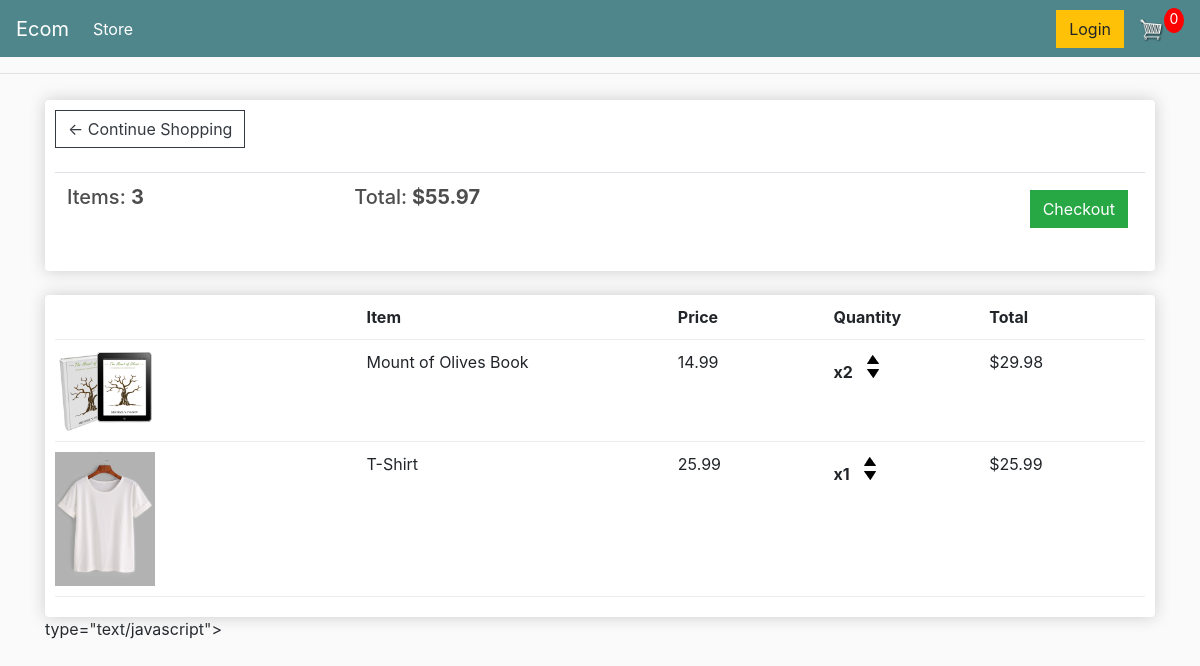
The app's page /cart/ (signed in) with its own data.
### store/models.py (models this page shows, shortened)
class Order(models.Model):
    customer = models.ForeignKey(Customer, on_delete=models.SET_NULL, null=True, blank=True)
    date_ordered = models.DateTimeField(auto_now_add=True)
    complete = models.BooleanField(default=False)
    transaction_id = models.CharField(max_length=100, null=True)
    @property
    def get_cart_toal(self):
        orderitems = self.orderitem_set.all()
        total = sum([item.get_total for item in orderitems])
        return total
    @property
    def get_cart_items(self):
        orderitems = self.orderitem_set.all()
        total = sum([item.quantity for item in orderitems])
        return total

class OrderItem(models.Model):
    product = models.ForeignKey(Product, on_delete=models.SET_NULL, null=True)
    order = models.ForeignKey(Order, on_delete=models.SET_NULL, null=True)
    quantity = models.IntegerField(default=0, null=True, blank=True)
    date_added = models.DateTimeField(auto_now_add=True)
    @property
    def get_total(self):
        total = self.product.price * self.quantity
        return total

class Product(models.Model):
    name = models.CharField(max_length=200)
    price = models.FloatField()
    digital = models.BooleanField(default=False, null=True, blank=True)
    image = models.ImageField(null=True, blank=True)
    @property
    def imageURL(self):
        try:
            url = self.image.url
        except:
           url = ''
        return url

### store/views.py (the view)
# urls.py: path("cart/", views.cart, name="cart"),
def cart(request):
    if request.user.is_authenticated:
        customer = request.user.customer
        order, created = Order.objects.get_or_create(customer=customer, complete=False)
        items = order.orderitem_set.all()
    else:
        items = []
        order = {'get_cart_toal':0, 'get_cart_items':0}
    context = {'items': items, 'order': order}
    return render(request,'store/cart.html', context)

### store/templates/store/cart.html
{% extends 'store/main.html' %}
{% load static %}
{% block content %}
<div class="row">
	<div class="col-lg-12">
		<div class="box-element">
        <a  class="btn btn-outline-dark" href="{% url 'store' %}">&#x2190; Continue Shopping</a>
	<br>
	<br>
	<table class="table">
		<tr>
			<th><h5>Items: <strong>{{ order.get_cart_items }}</strong></h5></th>
			<th><h5>Total:<strong> ${{order.get_cart_toal|floatformat:2}}</strong></h5></th>
			<th>
				<a  style="float:right; margin:5px;" class="btn btn-success" href="{% url 'checkout' %}">Checkout</a>
			</th>
		</tr>
	</table>
		</div>
		<br>
		<div class="box-element">
        <div class="cart-row">
		<div style="flex:2"></div>
		<div style="flex:2"><strong>Item</strong></div>
		<div style="flex:1"><strong>Price</strong></div>
		<div style="flex:1"><strong>Quantity</strong></div>
		<div style="flex:1"><strong>Total</strong></div>
	</div>
	{% for item in items %}
	<div class="cart-row">
		<div style="flex:2"><img class="row-image" src="{{ item.product.imageURL}}"></div>
		<div style="flex:2"><p>{{item.product.name}}</p></div>
		<div style="flex:1"><p>{{item.product.price|floatformat:2}}</p></div>
		<div style="flex:1">
			<p class="quantity">x{{item.quantity}}</p>
			<div class="quantity">
				<img class="chg-quantity" src="{% static  'images/arrow-up.png' %}">
				<img class="chg-quantity" src="{% static  'images/arrow-down.png' %}">
			</div>
		</div>
		<div style="flex:1"><p>${{item.get_total}}</p></div>
		</div>
		{% endfor %}
	</div>
</div>
{% endblock content %}

### store/templates/store/main.html (shortened to what this page needs)
<!doctype html>
{% load static %}
<html lang="en">
  <head>
    <link rel="stylesheet" href="https://stackpath.bootstrapcdn.com/bootstrap/4.5.0/css/bootstrap.min.css">
    <link rel="stylesheet" href="{% static 'css/main.css' %}">
  </head>
  <body>
    <section class="" once="menu" id="menu1-m">
      <nav class="navbar navbar-expand-lg navbar-dark bg-dark">
        <a class="navbar-brand" href="{% url 'store'%}">Ecom</a>
        <div class="collapse navbar-collapse" id="navbarSupportedContent">
          <ul class="navbar-nav mr-auto">
            <li class="nav-item active">
              <a class="nav-link" href="{% url 'store'%}">Store <span class="sr-only">(current)</span></a>
            </li>
          </ul>
          <div class="form-inline my-2 my-lg-0">
            <a href="#"class="btn btn-warning">Login</a>
            <a href="{% url 'cart' %}">
             <img  id="cart-icon" src="{% static 'images/cart.png' %}">
           </a>
           <p id="cart-total">0</p>
         </div>
       </div>
      </nav>
</section>
    <hr>
   <div class="container">
       {% block content %}
       {% endblock content %}
   </div>
    <script src="{% static 'ja/cart.js' %}"></script> type="text/javascript"></script>
  </body>
</html>

### static/css/main.css (style rules this page uses)
body { background-color: hsl(0, 0%, 98%); }
h1,h2,h3,h4,h5,h6 { color:hsl(0, 0%, 30%); }
.box-element { box-shadow:hsl(0, 0%, 80%) 0 0 16px; background-color: #fff; border-radius: 4px; padding: 10px; }
.bg-dark { background-color: #4f868c!important; }
#cart-icon { width:25px; display: inline-block; margin-left: 15px; }
#cart-total { display: block; text-align: center; color:#fff; background-color: red; width: 20px; height: 25px; border-radius: 50%; font-size: 14px; }
.col-lg-4, .col-lg-6, .col-lg-8, .col-lg-12 { margin-top: 10px; }
.btn { border-radius: 0; }
.row-image { width: 100px; }
.cart-row { display: flex; align-items: flex-stretch; padding-bottom: 10px; margin-bottom: 10px; border-bottom: 1px solid #ececec; }
.quantity { display: inline-block; font-weight: 700; padding-right:10px; }
.chg-quantity { width: 12px; cursor: pointer; display: block; margin-top: 5px; transition:.1s; }

### records on screen
Order: get_cart_items "3", get_cart_toal "55.97"
OrderItem: product.imageURL (picture), product.name "Mount of Olives Book", product.price "14.99", quantity "2", get_total "29.98"
OrderItem: product.imageURL (picture), product.name "T-Shirt", product.price "25.99", quantity "1", get_total "25.99"
